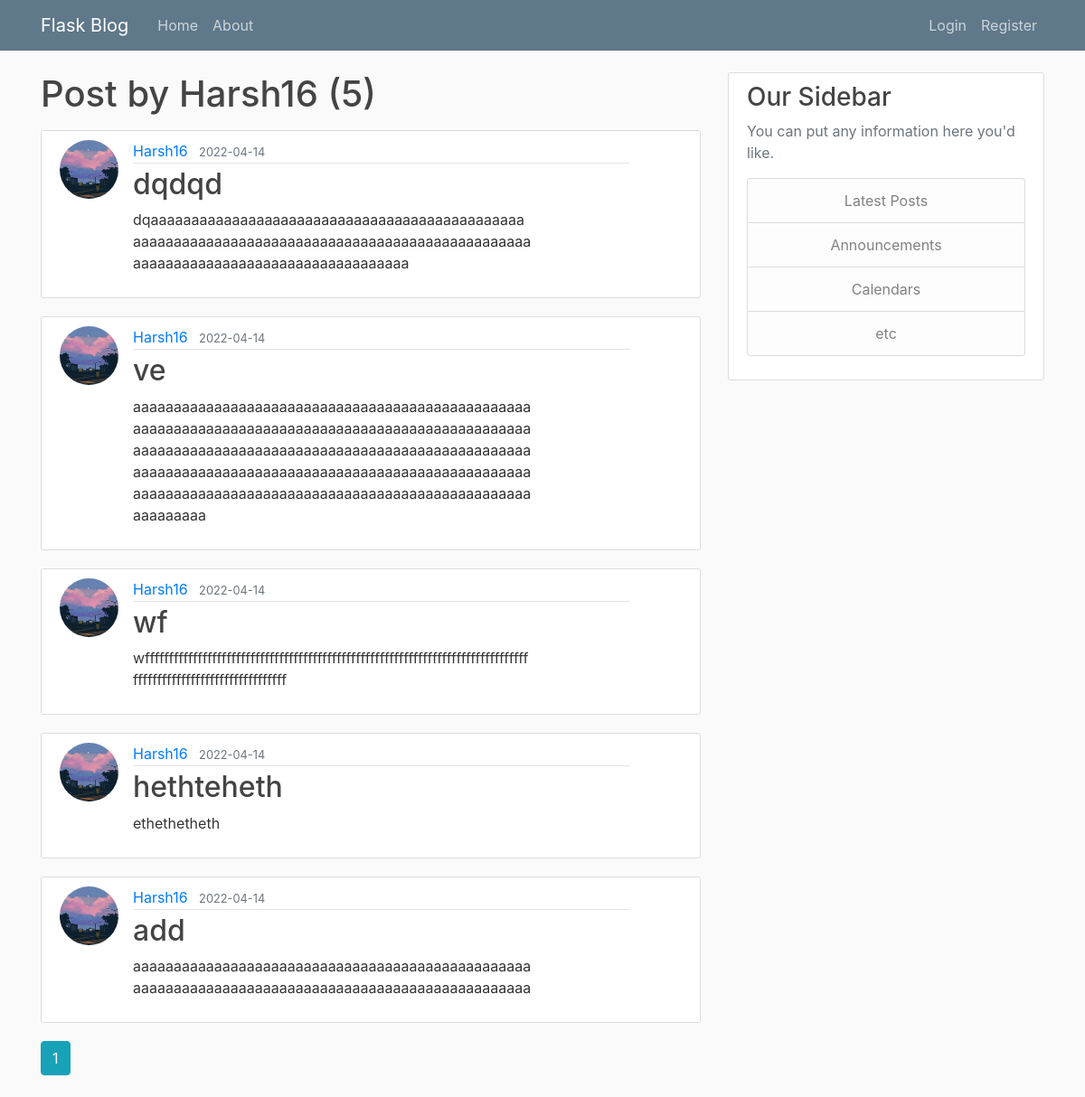
The app's page /user/Harsh16, older data.
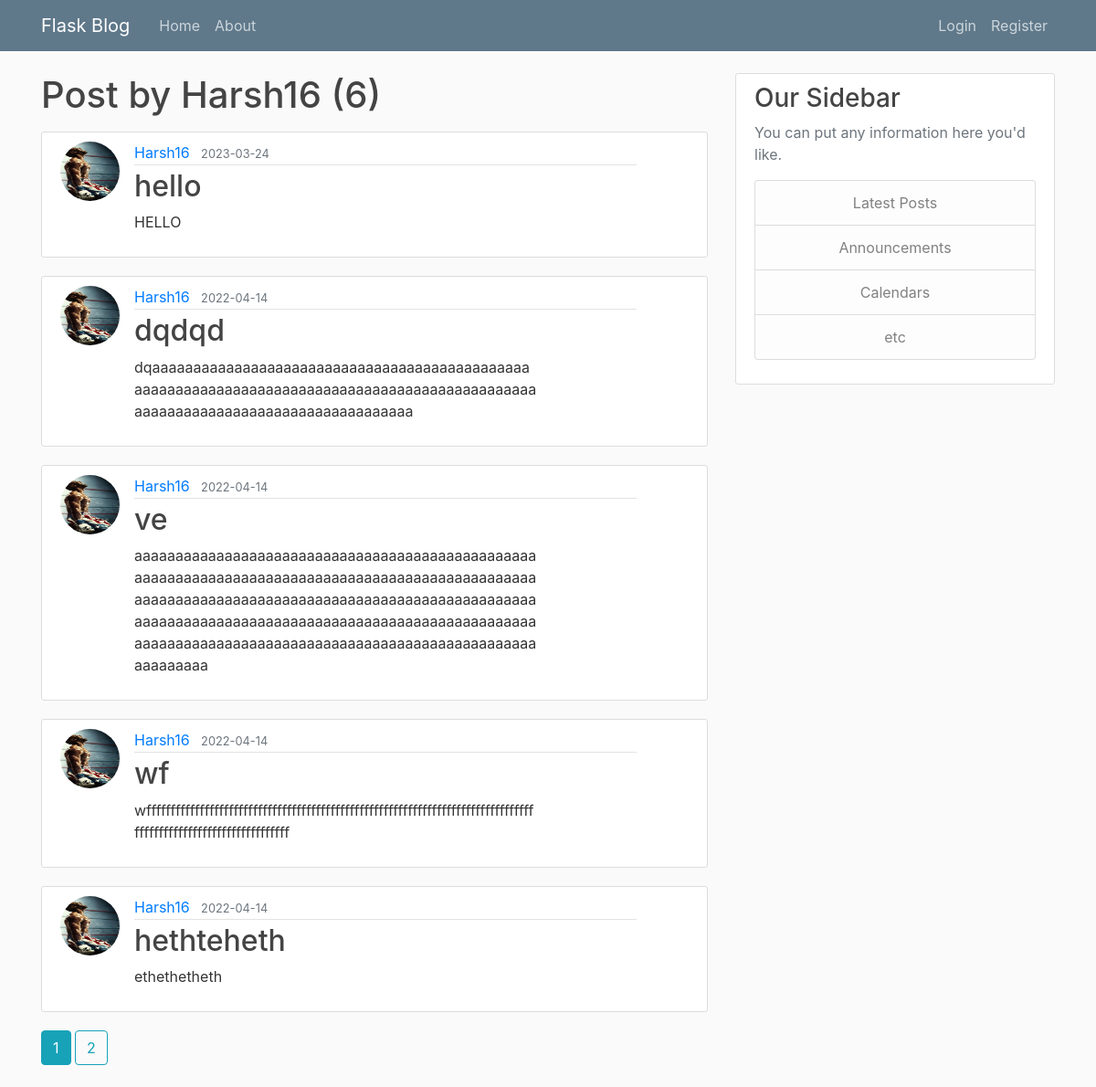
The same page, newer data.
### flaskblog/models.py (models this page shows, shortened)
class Post(db.Model):
    id = db.Column(db.Integer,primary_key=True)
    title = db.Column(db.String(100),nullable=False)
    date_posted = db.Column(db.DateTime,nullable=False,default=datetime.utcnow)
    content = db.Column(db.Text,nullable=False)
    user_id = db.Column(db.Integer,db.ForeignKey('user.id'),nullable=False)

class User(db.Model,UserMixin):
    id = db.Column(db.Integer,primary_key=True)
    username = db.Column(db.String(20), unique=True,nullable=False)
    email = db.Column(db.String(120), unique=True,nullable=False)
    image_file= db.Column(db.String(20),nullable=False,default='default.jpg')
    password = db.Column(db.String(60),nullable=False)
    posts = db.relationship('Post',backref='author',lazy=True)

### flaskblog/users/routes.py (the view)
@users.route("/user/<string:username>")
def user_posts(username):
    page= request.args.get('page',1,type=int)
    user = User.query.filter_by(username=username).first_or_404()
    posts = Post.query.filter_by(author=user)\
        .order_by(Post.date_posted.desc())\
        .paginate(page=page,per_page=5)
    return render_template('user_posts.html',posts=posts,user=user)

### flaskblog/templates/user_posts.html
{% extends "layout.html" %}
{% block content %}
    <h1 class="mb-3">Post by {{ user.username }} ({{ posts.total }})</h1>
    {% for post in posts.items %}
      <article class="media content-section">
      <img class ="rounded-circle article-img" src="{{url_for('static',filename='profile_pics/' + post.author.image_file)}}">
        <div class="media-body">
          <div class="article-metadata">
            <a class="mr-2" href="{{url_for('users.user_posts',username=post.author.username)}}">{{ post.author.username }}</a>
            <small class="text-muted">{{ post.date_posted.strftime('%Y-%m-%d') }}</small>
          </div>
          <h2><a class="article-title" href="{{url_for('posts.post',post_id = post.id)}}">{{ post.title }}</a></h2>
          <p class="article-content"> {{ post.content }} </p>
        </div>
      </article>
    {% endfor %}
    {% for page_num in posts.iter_pages(left_edge=1,right_edge=1,left_current=1,right_current=2) %}
        {% if page_num %}
          {% if posts.page == page_num %}
          <a class ="btn btn-info mb-4" href="{{url_for('users.user_posts',username=user.username,page=page_num) }}">{{ page_num }}</a>
          {% else %}
          <a class ="btn btn-outline-info mb-4" href="{{url_for('users.user_posts',username=user.username,page=page_num) }}">{{ page_num }}</a>
          {% endif %}
        {% else %}
          ...
        {% endif %}
    {% endfor %}
{% endblock content%}

Row changes from the older to the newer data that the page shows:
no longer on this page (row unchanged): Post: image_file (placeholder picture), author.username "Harsh16", date_posted "2022-04-14", title "add", content "aaaaaaaaaaaaaaaaaaaaaaaaaaaaaaaaaaaaaaaaaaaaaaaaaaaaaaaaaaaaaaaaaaaaaaaaaaaaaaaaaaaaaaaaaaaaaaaaaa"
added Post: image_file (picture), author.username "Harsh16", date_posted "2023-03-24", title "hello", content "HELLO"
changed through a linked row, Post "dqdqd": image_file: picture added in place of a placeholder
changed through a linked row, Post "ve": image_file: picture added in place of a placeholder
changed through a linked row, Post "wf": image_file: picture added in place of a placeholder
changed through a linked row, Post "hethteheth": image_file: picture added in place of a placeholder
Text that changed along with them:
{{ posts.total }}: "5" → "6"
new list line: "2"
